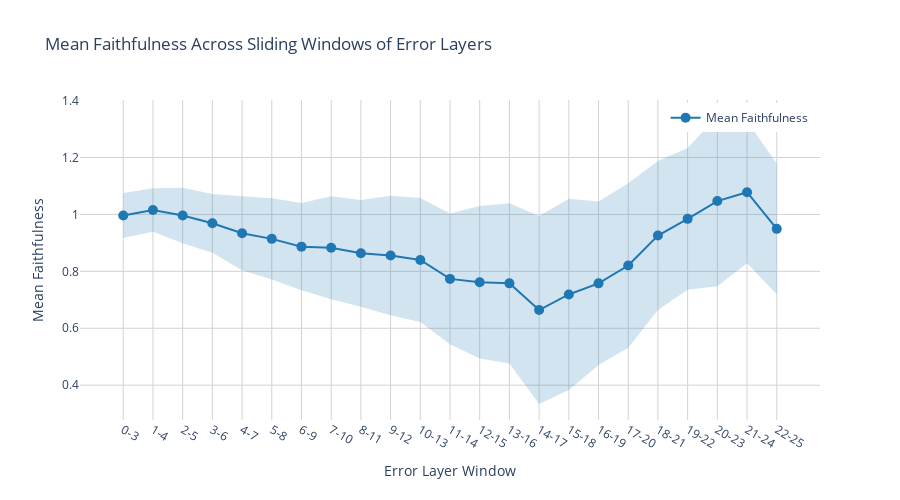

Notebook source saved alongside this figure:
### Code cell
import plotly.graph_objects as go
import numpy as np
import pandas as pd
import plotly.io as pio

SAVING_NAME_SUFFIX = f'GF_{window_width}'
SAVING_NAME_SUFFIX = '_' + SAVING_NAME_SUFFIX if SAVING_NAME_SUFFIX else SAVING_NAME_SUFFIX

# Create a DataFrame for easier plotting with Plotly
df = pd.DataFrame({
    'Window Left': error_ablation_results_df['window_left'],
    'Window Right': error_ablation_results_df['window_right'],
    'Mean Faithfulness': error_ablation_results_df['mean_faithfulness'],
    'Std Faithfulness': error_ablation_results_df['std_faithfulness']
})

# Create window labels for the x-axis (e.g., "0-3", "1-4", etc.)
df['Window Label'] = df.apply(lambda row: f"{int(row['Window Left'])}-{int(row['Window Right'])}", axis=1)

# Calculate window midpoints for plotting
df['Window Midpoint'] = (df['Window Left'] + df['Window Right']) / 2

# Create the figure
fig = go.Figure()

# Add the line and markers
fig.add_trace(go.Scatter(
    x=df['Window Midpoint'],
    y=df['Mean Faithfulness'],
    mode='lines+markers',
    name='Mean Faithfulness',
    line=dict(color='#1f77b4', width=2),
    marker=dict(size=10, color='#1f77b4'),
))

# Add error bars
fig.add_trace(go.Scatter(
    x=np.concatenate([df['Window Midpoint'], df['Window Midpoint'][::-1]]),
    y=np.concatenate([
        df['Mean Faithfulness'] + df['Std Faithfulness'],
        (df['Mean Faithfulness'] - df['Std Faithfulness'])[::-1]
    ]),
    fill='toself',
    fillcolor='rgba(31, 119, 180, 0.2)',
    line=dict(color='rgba(255, 255, 255, 0)'),
    hoverinfo='skip',
    showlegend=False
))

# Customize the layout
fig.update_layout(
    title='Mean Faithfulness Across Sliding Windows of Error Layers',
    xaxis=dict(
        title='Error Layer Window',
        tickmode='array',
        tickvals=df['Window Midpoint'],
        ticktext=df['Window Label'],
        gridcolor='lightgray'
    ),
    yaxis=dict(
        title='Mean Faithfulness',
        gridcolor='lightgray',
        dtick=0.2,
    ),
    hovermode='x unified',
    template='plotly_white',
    width=900,
    height=500,
    legend=dict(
        yanchor="top",
        y=0.99,
        xanchor="right",
        x=0.99
    )
)

# Add custom hover text with more information
hover_text = [f"Window: {left}-{right}<br>Mean Faithfulness: {mean:.4f}<br>Std Deviation: {std:.4f}" 
              for left, right, mean, std in zip(
                  df['Window Left'], df['Window Right'], 
                  df['Mean Faithfulness'], df['Std Faithfulness']
              )]
fig.data[0].hovertext = hover_text
fig.data[0].hoverinfo = "text"

# Show the figure
fig.show()

pio.write_image(fig, f"sliding_window{SAVING_NAME_SUFFIX}.png", format='png', scale=4, width=1000, height=500)

# Print a summary table of the results
print("\nSummary of Results:")
print("-" * 80)
print(f"{'Window':<15}{'Mean Faithfulness':<20}{'Std Faithfulness'}")
print("-" * 80)
for i in range(len(df)):
    print(f"{df['Window Label'].iloc[i]:<15}{df['Mean Faithfulness'].iloc[i]:<20.4f}{df['Std Faithfulness'].iloc[i]:.4f}")

### Figure 1 — Plotly figure (JSON) as saved in the notebook; plotly's stock layout.template omitted (floating-point values rounded to 4 significant figures)
{"data": [{"hoverinfo": "text", "hovertext": ["Window: 0-3<br>Mean Faithfulness: 0.9961<br>Std Deviation: 0.0791", "Window: 1-4<br>Mean Faithfulness: 1.0156<br>Std Deviation: 0.0767", "Window: 2-5<br>Mean Faithfulness: 0.9961<br>Std Deviation: 0.0972", "Window: 3-6<br>Mean Faithfulness: 0.9688<br>Std Deviation: 0.1030", "Window: 4-7<br>Mean Faithfulness: 0.9336<br>Std Deviation: 0.1299", "Window: 5-8<br>Mean Faithfulness: 0.9141<br>Std Deviation: 0.1426", "Window: 6-9<br>Mean Faithfulness: 0.8867<br>Std Deviation: 0.1533", "Window: 7-10<br>Mean Faithfulness: 0.8828<br>Std Deviation: 0.1807", "Window: 8-11<br>Mean Faithfulness: 0.8633<br>Std Deviation: 0.1875", "Window: 9-12<br>Mean Faithfulness: 0.8555<br>Std Deviation: 0.2100", "Window: 10-13<br>Mean Faithfulness: 0.8398<br>Std Deviation: 0.2178", "Window: 11-14<br>Mean Faithfulness: 0.7734<br>Std Deviation: 0.2295", "Window: 12-15<br>Mean Faithfulness: 0.7617<br>Std Deviation: 0.2676", "Window: 13-16<br>Mean Faithfulness: 0.7578<br>Std Deviation: 0.2812", "Window: 14-17<br>Mean Faithfulness: 0.6641<br>Std Deviation: 0.3301", "Window: 15-18<br>Mean Faithfulness: 0.7188<br>Std Deviation: 0.3359", "Window: 16-19<br>Mean Faithfulness: 0.7578<br>Std Deviation: 0.2871", "Window: 17-20<br>Mean Faithfulness: 0.8203<br>Std Deviation: 0.2891", "Window: 18-21<br>Mean Faithfulness: 0.9258<br>Std Deviation: 0.2617", "Window: 19-22<br>Mean Faithfulness: 0.9844<br>Std Deviation: 0.2490", "Window: 20-23<br>Mean Faithfulness: 1.0469<br>Std Deviation: 0.2988", "Window: 21-24<br>Mean Faithfulness: 1.0781<br>Std Deviation: 0.2500", "Window: 22-25<br>Mean Faithfulness: 0.9492<br>Std Deviation: 0.2295"], "line": {"color": "#1f77b4", "width": 2}, "marker": {"color": "#1f77b4", "size": 10}, "mode": "lines+markers", "name": "Mean Faithfulness", "type": "scatter", "x": [1.5, 2.5, 3.5, 4.5, 5.5, 6.5, 7.5, 8.5, 9.5, 10.5, 11.5, 12.5, 13.5, 14.5, 15.5, 16.5, 17.5, 18.5, 19.5, 20.5, 21.5, 22.5, 23.5], "y": [0.9961, 1.016, 0.9961, 0.9688, 0.9336, 0.9141, 0.8867, 0.8828, 0.8633, 0.8555, 0.8398, 0.7734, 0.7617, 0.7578, 0.6641, 0.7188, 0.7578, 0.8203, 0.9258, 0.9844, 1.047, 1.078, 0.9492]}, {"fill": "toself", "fillcolor": "rgba(31, 119, 180, 0.2)", "hoverinfo": "skip", "line": {"color": "rgba(255, 255, 255, 0)"}, "showlegend": false, "type": "scatter", "x": [1.5, 2.5, 3.5, 4.5, 5.5, 6.5, 7.5, 8.5, 9.5, 10.5, 11.5, 12.5, 13.5, 14.5, 15.5, 16.5, 17.5, 18.5, 19.5, 20.5, 21.5, 22.5, 23.5, 23.5, 22.5, 21.5, 20.5, 19.5, 18.5, 17.5, 16.5, 15.5, 14.5, 13.5, 12.5, 11.5, 10.5, 9.5, 8.5, 7.5, 6.5, 5.5, 4.5, 3.5, 2.5, 1.5], "y": [1.075, 1.092, 1.093, 1.072, 1.063, 1.057, 1.04, 1.063, 1.051, 1.065, 1.058, 1.003, 1.029, 1.039, 0.9941, 1.055, 1.045, 1.109, 1.188, 1.233, 1.346, 1.328, 1.179, 0.7197, 0.8281, 0.748, 0.7354, 0.6641, 0.5312, 0.4707, 0.3828, 0.334, 0.4766, 0.4941, 0.5439, 0.6221, 0.6455, 0.6758, 0.7021, 0.7334, 0.7715, 0.8037, 0.8657, 0.8989, 0.939, 0.917]}], "layout": {"height": 500, "hovermode": "x unified", "legend": {"x": 0.99, "xanchor": "right", "y": 0.99, "yanchor": "top"}, "title": {"text": "Mean Faithfulness Across Sliding Windows of Error Layers"}, "width": 900, "xaxis": {"gridcolor": "lightgray", "tickmode": "array", "ticktext": ["0-3", "1-4", "2-5", "3-6", "4-7", "5-8", "6-9", "7-10", "8-11", "9-12", "10-13", "11-14", "12-15", "13-16", "14-17", "15-18", "16-19", "17-20", "18-21", "19-22", "20-23", "21-24", "22-25"], "tickvals": [1.5, 2.5, 3.5, 4.5, 5.5, 6.5, 7.5, 8.5, 9.5, 10.5, 11.5, 12.5, 13.5, 14.5, 15.5, 16.5, 17.5, 18.5, 19.5, 20.5, 21.5, 22.5, 23.5], "title": {"text": "Error Layer Window"}}, "yaxis": {"dtick": 0.2, "gridcolor": "lightgray", "title": {"text": "Mean Faithfulness"}}}}
